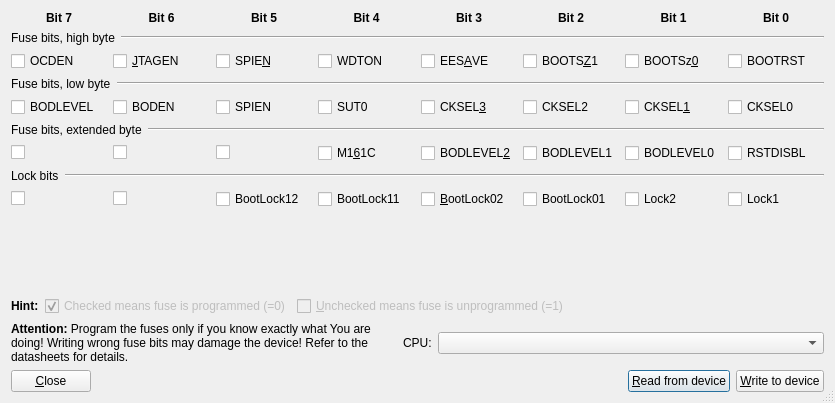
<?xml version="1.0" encoding="UTF-8"?>
<ui version="4.0" stdsetdef="1">
  <author></author>
  <comment></comment>
  <exportmacro></exportmacro>
  <class>KLProgramFusesWidgetBase</class>
  <widget class="QDialog" name="KLProgramFusesWidgetBase">
    <property name="geometry">
      <rect>
        <x>0</x>
        <y>0</y>
        <width>835</width>
        <height>403</height>
      </rect>
    </property>
    <property name="windowTitle">
      <string>Program fuses</string>
    </property>
    <property name="sizeGripEnabled">
      <bool>true</bool>
    </property>
    <property name="modal">
      <bool>true</bool>
    </property>
    <layout class="QGridLayout">
      <item row="4" column="0">
        <layout class="QHBoxLayout">
          <property name="margin">
            <number>0</number>
          </property>
          <property name="spacing">
            <number>6</number>
          </property>
          <item>
            <widget class="QPushButton" name="buttonClose">
              <property name="text">
                <string>&amp;Close</string>
              </property>
              <property name="shortcut">
                <string>Alt+C</string>
              </property>
              <property name="autoDefault">
                <bool>true</bool>
              </property>
            </widget>
          </item>
          <item>
            <spacer name="Horizontal Spacing2">
              <property name="sizeHint">
                <size>
                  <width>20</width>
                  <height>20</height>
                </size>
              </property>
              <property name="sizeType">
                <enum>QSizePolicy::Expanding</enum>
              </property>
              <property name="orientation">
                <enum>Qt::Horizontal</enum>
              </property>
            </spacer>
          </item>
          <item>
            <widget class="QPushButton" name="buttonRead">
              <property name="text">
                <string>&amp;Read from device</string>
              </property>
              <property name="shortcut">
                <string>Alt+R</string>
              </property>
              <property name="autoDefault">
                <bool>true</bool>
              </property>
              <property name="default">
                <bool>true</bool>
              </property>
            </widget>
          </item>
          <item>
            <widget class="QPushButton" name="buttonWrite">
              <property name="text">
                <string>&amp;Write to device</string>
              </property>
              <property name="shortcut">
                <string>Alt+W</string>
              </property>
              <property name="autoDefault">
                <bool>true</bool>
              </property>
            </widget>
          </item>
        </layout>
      </item>
      <item row="0" column="0">
        <layout class="QGridLayout">
          <item row="0" column="0">
            <widget class="QLabel" name="tlBit7">
              <property name="font">
                <font>
                  <bold>true</bold>
                </font>
              </property>
              <property name="text">
                <string>Bit 7</string>
              </property>
              <property name="alignment">
                <set>Qt::AlignCenter</set>
              </property>
              <property name="wordWrap">
                <bool>false</bool>
              </property>
            </widget>
          </item>
          <item row="0" column="2">
            <widget class="QLabel" name="tlBit5">
              <property name="font">
                <font>
                  <bold>true</bold>
                </font>
              </property>
              <property name="text">
                <string>Bit 5</string>
              </property>
              <property name="alignment">
                <set>Qt::AlignCenter</set>
              </property>
              <property name="wordWrap">
                <bool>false</bool>
              </property>
            </widget>
          </item>
          <item row="2" column="2">
            <widget class="QCheckBox" name="cbHigh5">
              <property name="text">
                <string>SPIE&amp;N</string>
              </property>
              <property name="shortcut">
                <string>Alt+N</string>
              </property>
            </widget>
          </item>
          <item row="8" column="1">
            <widget class="QCheckBox" name="cbLock6">
              <property name="text">
                <string/>
              </property>
              <property name="shortcut">
                <string/>
              </property>
            </widget>
          </item>
          <item row="1" column="0" rowspan="1" colspan="8">
            <layout class="QHBoxLayout">
              <item>
                <widget class="QLabel" name="textLabel2">
                  <property name="text">
                    <string>Fuse bits, high byte</string>
                  </property>
                  <property name="wordWrap">
                    <bool>false</bool>
                  </property>
                </widget>
              </item>
              <item>
                <widget class="Line" name="line5">
                  <property name="sizePolicy">
                    <sizepolicy>
                      <hsizetype>7</hsizetype>
                      <vsizetype>0</vsizetype>
                      <horstretch>0</horstretch>
                      <verstretch>0</verstretch>
                    </sizepolicy>
                  </property>
                  <property name="frameShape">
                    <enum>QFrame::HLine</enum>
                  </property>
                  <property name="frameShadow">
                    <enum>QFrame::Sunken</enum>
                  </property>
                </widget>
              </item>
            </layout>
          </item>
          <item row="4" column="7">
            <widget class="QCheckBox" name="cbLow0">
              <property name="text">
                <string>CKSEL0</string>
              </property>
              <property name="shortcut">
                <string/>
              </property>
            </widget>
          </item>
          <item row="8" column="4">
            <widget class="QCheckBox" name="cbLock3">
              <property name="text">
                <string>&amp;BootLock02</string>
              </property>
              <property name="shortcut">
                <string>Alt+B</string>
              </property>
            </widget>
          </item>
          <item row="2" column="3">
            <widget class="QCheckBox" name="cbHigh4">
              <property name="text">
                <string>WDTON</string>
              </property>
              <property name="shortcut">
                <string/>
              </property>
            </widget>
          </item>
          <item row="4" column="4">
            <widget class="QCheckBox" name="cbLow3">
              <property name="text">
                <string>CKSEL&amp;3</string>
              </property>
              <property name="shortcut">
                <string>Alt+3</string>
              </property>
            </widget>
          </item>
          <item row="6" column="1">
            <widget class="QCheckBox" name="cbExt6">
              <property name="text">
                <string/>
              </property>
              <property name="shortcut">
                <string/>
              </property>
            </widget>
          </item>
          <item row="3" column="0" rowspan="1" colspan="8">
            <layout class="QHBoxLayout">
              <item>
                <widget class="QLabel" name="textLabel2_2">
                  <property name="text">
                    <string>Fuse bits, low byte</string>
                  </property>
                  <property name="wordWrap">
                    <bool>false</bool>
                  </property>
                </widget>
              </item>
              <item>
                <widget class="Line" name="line5_2">
                  <property name="sizePolicy">
                    <sizepolicy>
                      <hsizetype>7</hsizetype>
                      <vsizetype>0</vsizetype>
                      <horstretch>0</horstretch>
                      <verstretch>0</verstretch>
                    </sizepolicy>
                  </property>
                  <property name="frameShape">
                    <enum>QFrame::HLine</enum>
                  </property>
                  <property name="frameShadow">
                    <enum>QFrame::Sunken</enum>
                  </property>
                </widget>
              </item>
            </layout>
          </item>
          <item row="5" column="0" rowspan="1" colspan="8">
            <layout class="QHBoxLayout">
              <item>
                <widget class="QLabel" name="textLabel2_3">
                  <property name="text">
                    <string>Fuse bits, extended byte</string>
                  </property>
                  <property name="wordWrap">
                    <bool>false</bool>
                  </property>
                </widget>
              </item>
              <item>
                <widget class="Line" name="line5_3">
                  <property name="sizePolicy">
                    <sizepolicy>
                      <hsizetype>7</hsizetype>
                      <vsizetype>0</vsizetype>
                      <horstretch>0</horstretch>
                      <verstretch>0</verstretch>
                    </sizepolicy>
                  </property>
                  <property name="frameShape">
                    <enum>QFrame::HLine</enum>
                  </property>
                  <property name="frameShadow">
                    <enum>QFrame::Sunken</enum>
                  </property>
                </widget>
              </item>
            </layout>
          </item>
          <item row="7" column="0" rowspan="1" colspan="8">
            <layout class="QHBoxLayout">
              <item>
                <widget class="QLabel" name="textLabel2_3_4">
                  <property name="text">
                    <string>Lock bits</string>
                  </property>
                  <property name="wordWrap">
                    <bool>false</bool>
                  </property>
                </widget>
              </item>
              <item>
                <widget class="Line" name="line5_3_4">
                  <property name="sizePolicy">
                    <sizepolicy>
                      <hsizetype>7</hsizetype>
                      <vsizetype>0</vsizetype>
                      <horstretch>0</horstretch>
                      <verstretch>0</verstretch>
                    </sizepolicy>
                  </property>
                  <property name="frameShape">
                    <enum>QFrame::HLine</enum>
                  </property>
                  <property name="frameShadow">
                    <enum>QFrame::Sunken</enum>
                  </property>
                </widget>
              </item>
            </layout>
          </item>
          <item row="8" column="0">
            <widget class="QCheckBox" name="cbLock7">
              <property name="text">
                <string/>
              </property>
              <property name="shortcut">
                <string/>
              </property>
            </widget>
          </item>
          <item row="0" column="4">
            <widget class="QLabel" name="tlBit3">
              <property name="font">
                <font>
                  <bold>true</bold>
                </font>
              </property>
              <property name="text">
                <string>Bit 3</string>
              </property>
              <property name="alignment">
                <set>Qt::AlignCenter</set>
              </property>
              <property name="wordWrap">
                <bool>false</bool>
              </property>
            </widget>
          </item>
          <item row="2" column="7">
            <widget class="QCheckBox" name="cbHigh0">
              <property name="text">
                <string>BOOTRST</string>
              </property>
              <property name="shortcut">
                <string/>
              </property>
            </widget>
          </item>
          <item row="4" column="3">
            <widget class="QCheckBox" name="cbLow4">
              <property name="text">
                <string>SUT0</string>
              </property>
              <property name="shortcut">
                <string/>
              </property>
            </widget>
          </item>
          <item row="6" column="4">
            <widget class="QCheckBox" name="cbExt3">
              <property name="text">
                <string>BODLEVEL&amp;2</string>
              </property>
              <property name="shortcut">
                <string>Alt+2</string>
              </property>
            </widget>
          </item>
          <item row="8" column="2">
            <widget class="QCheckBox" name="cbLock5">
              <property name="text">
                <string>BootLock12</string>
              </property>
              <property name="shortcut">
                <string/>
              </property>
            </widget>
          </item>
          <item row="0" column="3">
            <widget class="QLabel" name="tlBit4">
              <property name="font">
                <font>
                  <bold>true</bold>
                </font>
              </property>
              <property name="text">
                <string>Bit 4</string>
              </property>
              <property name="alignment">
                <set>Qt::AlignCenter</set>
              </property>
              <property name="wordWrap">
                <bool>false</bool>
              </property>
            </widget>
          </item>
          <item row="4" column="6">
            <widget class="QCheckBox" name="cbLow1">
              <property name="text">
                <string>CKSEL&amp;1</string>
              </property>
              <property name="shortcut">
                <string>Alt+1</string>
              </property>
            </widget>
          </item>
          <item row="4" column="1">
            <widget class="QCheckBox" name="cbLow6">
              <property name="text">
                <string>BODEN</string>
              </property>
              <property name="shortcut">
                <string/>
              </property>
            </widget>
          </item>
          <item row="8" column="3">
            <widget class="QCheckBox" name="cbLock4">
              <property name="text">
                <string>BootLock11</string>
              </property>
              <property name="shortcut">
                <string/>
              </property>
            </widget>
          </item>
          <item row="4" column="0">
            <widget class="QCheckBox" name="cbLow7">
              <property name="text">
                <string>BODLEVEL</string>
              </property>
              <property name="shortcut">
                <string/>
              </property>
            </widget>
          </item>
          <item row="2" column="6">
            <widget class="QCheckBox" name="cbHigh1">
              <property name="text">
                <string>BOOTSz&amp;0</string>
              </property>
              <property name="shortcut">
                <string>Alt+0</string>
              </property>
            </widget>
          </item>
          <item row="6" column="5">
            <widget class="QCheckBox" name="cbExt2">
              <property name="text">
                <string>BODLEVEL1</string>
              </property>
              <property name="shortcut">
                <string/>
              </property>
            </widget>
          </item>
          <item row="6" column="3">
            <widget class="QCheckBox" name="cbExt4">
              <property name="text">
                <string>M1&amp;61C</string>
              </property>
              <property name="shortcut">
                <string>Alt+6</string>
              </property>
            </widget>
          </item>
          <item row="8" column="7">
            <widget class="QCheckBox" name="cbLock0">
              <property name="text">
                <string>Lock1</string>
              </property>
              <property name="shortcut">
                <string/>
              </property>
            </widget>
          </item>
          <item row="2" column="5">
            <widget class="QCheckBox" name="cbHigh2">
              <property name="text">
                <string>BOOTS&amp;Z1</string>
              </property>
              <property name="shortcut">
                <string>Alt+Z</string>
              </property>
            </widget>
          </item>
          <item row="6" column="0">
            <widget class="QCheckBox" name="cbExt7">
              <property name="text">
                <string/>
              </property>
              <property name="shortcut">
                <string/>
              </property>
            </widget>
          </item>
          <item row="8" column="5">
            <widget class="QCheckBox" name="cbLock2">
              <property name="text">
                <string>BootLock01</string>
              </property>
              <property name="shortcut">
                <string/>
              </property>
            </widget>
          </item>
          <item row="8" column="6">
            <widget class="QCheckBox" name="cbLock1">
              <property name="text">
                <string>Lock2</string>
              </property>
              <property name="shortcut">
                <string/>
              </property>
            </widget>
          </item>
          <item row="6" column="6">
            <widget class="QCheckBox" name="cbExt1">
              <property name="text">
                <string>BODLEVEL0</string>
              </property>
              <property name="shortcut">
                <string/>
              </property>
            </widget>
          </item>
          <item row="0" column="1">
            <widget class="QLabel" name="tlBit6">
              <property name="font">
                <font>
                  <bold>true</bold>
                </font>
              </property>
              <property name="text">
                <string>Bit 6</string>
              </property>
              <property name="alignment">
                <set>Qt::AlignCenter</set>
              </property>
              <property name="wordWrap">
                <bool>false</bool>
              </property>
            </widget>
          </item>
          <item row="0" column="6">
            <widget class="QLabel" name="tlBit1">
              <property name="font">
                <font>
                  <bold>true</bold>
                </font>
              </property>
              <property name="text">
                <string>Bit 1</string>
              </property>
              <property name="alignment">
                <set>Qt::AlignCenter</set>
              </property>
              <property name="wordWrap">
                <bool>false</bool>
              </property>
            </widget>
          </item>
          <item row="2" column="0">
            <widget class="QCheckBox" name="cbHigh7">
              <property name="text">
                <string>OCDEN</string>
              </property>
              <property name="shortcut">
                <string/>
              </property>
            </widget>
          </item>
          <item row="2" column="4">
            <widget class="QCheckBox" name="cbHigh3">
              <property name="text">
                <string>EES&amp;AVE</string>
              </property>
              <property name="shortcut">
                <string>Alt+A</string>
              </property>
            </widget>
          </item>
          <item row="4" column="2">
            <widget class="QCheckBox" name="cbLow5">
              <property name="text">
                <string>SPIEN</string>
              </property>
              <property name="shortcut">
                <string/>
              </property>
            </widget>
          </item>
          <item row="6" column="2">
            <widget class="QCheckBox" name="cbExt5">
              <property name="text">
                <string/>
              </property>
              <property name="shortcut">
                <string/>
              </property>
            </widget>
          </item>
          <item row="0" column="5">
            <widget class="QLabel" name="tlBit2">
              <property name="font">
                <font>
                  <bold>true</bold>
                </font>
              </property>
              <property name="text">
                <string>Bit 2</string>
              </property>
              <property name="alignment">
                <set>Qt::AlignCenter</set>
              </property>
              <property name="wordWrap">
                <bool>false</bool>
              </property>
            </widget>
          </item>
          <item row="2" column="1">
            <widget class="QCheckBox" name="cbHigh6">
              <property name="text">
                <string>&amp;JTAGEN</string>
              </property>
              <property name="shortcut">
                <string>Alt+J</string>
              </property>
            </widget>
          </item>
          <item row="4" column="5">
            <widget class="QCheckBox" name="cbLow2">
              <property name="text">
                <string>CKSEL2</string>
              </property>
              <property name="shortcut">
                <string/>
              </property>
            </widget>
          </item>
          <item row="0" column="7">
            <widget class="QLabel" name="tlBit0">
              <property name="font">
                <font>
                  <bold>true</bold>
                </font>
              </property>
              <property name="text">
                <string>Bit 0</string>
              </property>
              <property name="alignment">
                <set>Qt::AlignCenter</set>
              </property>
              <property name="wordWrap">
                <bool>false</bool>
              </property>
            </widget>
          </item>
          <item row="6" column="7">
            <widget class="QCheckBox" name="cbExt0">
              <property name="text">
                <string>RSTDISBL</string>
              </property>
              <property name="shortcut">
                <string/>
              </property>
            </widget>
          </item>
        </layout>
      </item>
      <item row="1" column="0">
        <spacer name="spacer18">
          <property name="sizeHint">
            <size>
              <width>780</width>
              <height>53</height>
            </size>
          </property>
          <property name="sizeType">
            <enum>QSizePolicy::Expanding</enum>
          </property>
          <property name="orientation">
            <enum>Qt::Vertical</enum>
          </property>
        </spacer>
      </item>
      <item row="2" column="0">
        <layout class="QHBoxLayout">
          <item>
            <widget class="QLabel" name="textLabel3">
              <property name="sizePolicy">
                <sizepolicy>
                  <hsizetype>1</hsizetype>
                  <vsizetype>5</vsizetype>
                  <horstretch>0</horstretch>
                  <verstretch>0</verstretch>
                </sizepolicy>
              </property>
              <property name="font">
                <font>
                  <bold>true</bold>
                </font>
              </property>
              <property name="text">
                <string>Hint:</string>
              </property>
              <property name="wordWrap">
                <bool>false</bool>
              </property>
            </widget>
          </item>
          <item>
            <widget class="QCheckBox" name="cbChecked">
              <property name="enabled">
                <bool>false</bool>
              </property>
              <property name="text">
                <string>Checked means fuse is programmed (=0)</string>
              </property>
              <property name="shortcut">
                <string/>
              </property>
              <property name="checked">
                <bool>true</bool>
              </property>
            </widget>
          </item>
          <item>
            <widget class="QCheckBox" name="cbUnchecked">
              <property name="enabled">
                <bool>false</bool>
              </property>
              <property name="text">
                <string>&amp;Unchecked means fuse is unprogrammed (=1)</string>
              </property>
              <property name="shortcut">
                <string>Alt+U</string>
              </property>
            </widget>
          </item>
          <item>
            <spacer name="spacer19">
              <property name="sizeHint">
                <size>
                  <width>131</width>
                  <height>20</height>
                </size>
              </property>
              <property name="sizeType">
                <enum>QSizePolicy::Expanding</enum>
              </property>
              <property name="orientation">
                <enum>Qt::Horizontal</enum>
              </property>
            </spacer>
          </item>
        </layout>
      </item>
      <item row="3" column="0">
        <layout class="QHBoxLayout">
          <item>
            <widget class="QLabel" name="tlAttention">
              <property name="text">
                <string>&lt;b&gt;Attention:&lt;/b&gt; Program the fuses only if you know exactly what You are doing! Writing wrong fuse bits may damage the device! Refer to the datasheets for details.</string>
              </property>
              <property name="alignment">
                <set>Qt::AlignVCenter</set>
              </property>
              <property name="wordWrap">
                <bool>true</bool>
              </property>
            </widget>
          </item>
          <item>
            <widget class="QLabel" name="lblCPU">
              <property name="sizePolicy">
                <sizepolicy>
                  <hsizetype>0</hsizetype>
                  <vsizetype>5</vsizetype>
                  <horstretch>0</horstretch>
                  <verstretch>0</verstretch>
                </sizepolicy>
              </property>
              <property name="text">
                <string>CPU:</string>
              </property>
              <property name="wordWrap">
                <bool>false</bool>
              </property>
            </widget>
          </item>
          <item>
            <widget class="QComboBox" name="cbCPU"/>
          </item>
        </layout>
      </item>
    </layout>
  </widget>
  <layoutdefault spacing="6" margin="11"/>
  <pixmapfunction>qPixmapFromMimeSource</pixmapfunction>
  <connections>
    <connection>
      <sender>buttonClose</sender>
      <signal>clicked()</signal>
      <receiver>KLProgramFusesWidgetBase</receiver>
      <slot>close()</slot>
    </connection>
    <connection>
      <sender>buttonRead</sender>
      <signal>clicked()</signal>
      <receiver>KLProgramFusesWidgetBase</receiver>
      <slot>slotRead()</slot>
    </connection>
    <connection>
      <sender>buttonWrite</sender>
      <signal>clicked()</signal>
      <receiver>KLProgramFusesWidgetBase</receiver>
      <slot>slotWrite()</slot>
    </connection>
    <connection>
      <sender>cbCPU</sender>
      <signal>activated(QString)</signal>
      <receiver>KLProgramFusesWidgetBase</receiver>
      <slot>slotCPUChanged(QString)</slot>
    </connection>
  </connections>
</ui>
